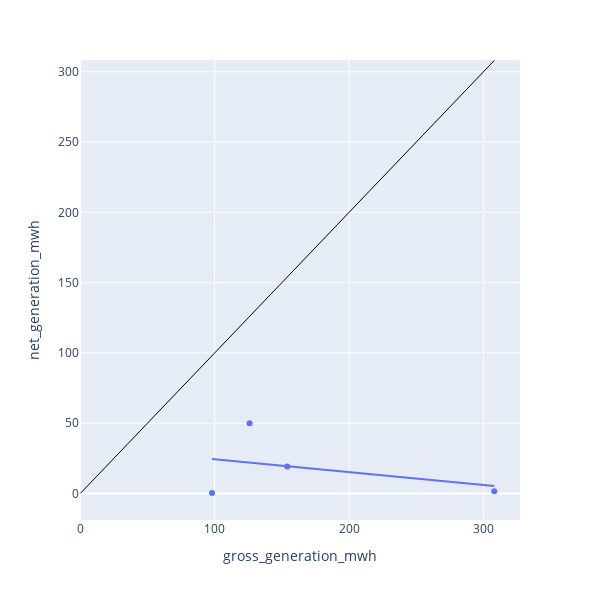

Here is the notebook cell this chart was saved with:
### Code cell
id = 2504
data_to_plot = gen_data[gen_data['plant_id_eia'] == id]
corner_0 = data_to_plot[['gross_generation_mwh','net_generation_mwh']].min().min()
corner_1 = data_to_plot[['gross_generation_mwh','net_generation_mwh']].max().max()

px.scatter(data_to_plot, 
           x='gross_generation_mwh', 
           y='net_generation_mwh',
           hover_data=['report_date'],
           width=600,
           height=600,
           trendline='ols').add_shape(type="line", x0=corner_0, y0=corner_0, x1=corner_1, y1=corner_1, line=dict(color="Black", width=1))

### Figure 1 — Plotly figure (JSON) as saved in the notebook; plotly's stock layout.template omitted (floating-point values rounded to 4 significant figures)
{"data": [{"customdata": [["2019-08-01T00:00:00"], ["2019-09-01T00:00:00"], ["2020-08-01T00:00:00"], ["2020-09-01T00:00:00"], ["2019-01-01T00:00:00"], ["2019-02-01T00:00:00"], ["2019-03-01T00:00:00"], ["2019-04-01T00:00:00"], ["2019-05-01T00:00:00"], ["2019-06-01T00:00:00"], ["2019-07-01T00:00:00"], ["2019-10-01T00:00:00"], ["2019-11-01T00:00:00"], ["2019-12-01T00:00:00"], ["2020-01-01T00:00:00"], ["2020-02-01T00:00:00"], ["2020-03-01T00:00:00"], ["2020-04-01T00:00:00"], ["2020-05-01T00:00:00"], ["2020-06-01T00:00:00"], ["2020-07-01T00:00:00"], ["2020-10-01T00:00:00"], ["2020-11-01T00:00:00"], ["2020-12-01T00:00:00"]], "hovertemplate": "gross_generation_mwh=%{x}<br>net_generation_mwh=%{y}<br>report_date=%{customdata[0]}<extra></extra>", "legendgroup": "", "marker": {"color": "#636efa", "symbol": "circle"}, "mode": "markers", "name": "", "orientation": "v", "showlegend": false, "type": "scatter", "x": [98, 308, 154, 126, null, null, null, null, null, null, null, null, null, null, null, null, null, null, null, null, null, null, null, null], "xaxis": "x", "y": [0.378, 1.662, 19.27, 50.07, 230.1, 47.6, 0.785, 0.394, 0.626, 0.414, 0.199, 0.439, 0.865, 32.57, 72.39, 54.28, 45.96, 32.66, 69.05, 28.63, 47.61, 28.62, 69.28, 81.19], "yaxis": "y"}, {"hovertemplate": "<b>OLS trendline</b><br>net_generation_mwh = -0.0914869 * gross_generation_mwh + 33.534<br>R<sup>2</sup>=0.137519<br><br>gross_generation_mwh=%{x}<br>net_generation_mwh=%{y} <b>(trend)</b><extra></extra>", "legendgroup": "", "marker": {"color": "#636efa", "symbol": "circle"}, "mode": "lines", "name": "", "showlegend": false, "type": "scatter", "x": [98, 126, 154, 308], "xaxis": "x", "y": [24.57, 22.01, 19.45, 5.356], "yaxis": "y"}], "layout": {"height": 600, "legend": {"tracegroupgap": 0}, "margin": {"t": 60}, "shapes": [{"line": {"color": "Black", "width": 1}, "type": "line", "x0": 0.199, "x1": 308, "y0": 0.199, "y1": 308}], "width": 600, "xaxis": {"anchor": "y", "domain": [0, 1], "title": {"text": "gross_generation_mwh"}}, "yaxis": {"anchor": "x", "domain": [0, 1], "title": {"text": "net_generation_mwh"}}}}
